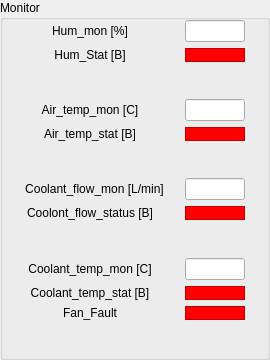
        <widget class="QGroupBox" name="gbMonitor">
         <property name="enabled">
          <bool>true</bool>
         </property>
         <property name="sizePolicy">
          <sizepolicy hsizetype="Minimum" vsizetype="Preferred">
           <horstretch>0</horstretch>
           <verstretch>0</verstretch>
          </sizepolicy>
         </property>
         <property name="minimumSize">
          <size>
           <width>270</width>
           <height>360</height>
          </size>
         </property>
         <property name="maximumSize">
          <size>
           <width>100</width>
           <height>410</height>
          </size>
         </property>
         <property name="sizeIncrement">
          <size>
           <width>0</width>
           <height>0</height>
          </size>
         </property>
         <property name="title">
          <string>Monitor</string>
         </property>
         <widget class="QWidget" name="gridLayoutWidget_2">
          <property name="geometry">
           <rect>
            <x>10</x>
            <y>20</y>
            <width>251</width>
            <height>331</height>
           </rect>
          </property>
          <layout class="QGridLayout" name="gridLayout_2">
           <item row="0" column="0">
            <widget class="QLabel" name="lblHum_mon">
             <property name="sizePolicy">
              <sizepolicy hsizetype="Fixed" vsizetype="Preferred">
               <horstretch>0</horstretch>
               <verstretch>0</verstretch>
              </sizepolicy>
             </property>
             <property name="minimumSize">
              <size>
               <width>130</width>
               <height>0</height>
              </size>
             </property>
             <property name="font">
              <font>
               <weight>50</weight>
               <bold>false</bold>
               <underline>false</underline>
              </font>
             </property>
             <property name="text">
              <string>Hum_mon [%]</string>
             </property>
             <property name="alignment">
              <set>Qt::AlignCenter</set>
             </property>
            </widget>
           </item>
           <item row="1" column="0">
            <widget class="QLabel" name="lblLEDHumstat">
             <property name="sizePolicy">
              <sizepolicy hsizetype="Fixed" vsizetype="Fixed">
               <horstretch>0</horstretch>
               <verstretch>0</verstretch>
              </sizepolicy>
             </property>
             <property name="minimumSize">
              <size>
               <width>130</width>
               <height>0</height>
              </size>
             </property>
             <property name="font">
              <font>
               <weight>50</weight>
               <bold>false</bold>
               <underline>false</underline>
              </font>
             </property>
             <property name="text">
              <string>Hum_Stat [B]</string>
             </property>
             <property name="alignment">
              <set>Qt::AlignCenter</set>
             </property>
            </widget>
           </item>
           <item row="6" column="0">
            <widget class="QLabel" name="lblAirtmp_mon">
             <property name="sizePolicy">
              <sizepolicy hsizetype="Fixed" vsizetype="Preferred">
               <horstretch>0</horstretch>
               <verstretch>0</verstretch>
              </sizepolicy>
             </property>
             <property name="minimumSize">
              <size>
               <width>130</width>
               <height>0</height>
              </size>
             </property>
             <property name="font">
              <font>
               <weight>50</weight>
               <bold>false</bold>
               <underline>false</underline>
              </font>
             </property>
             <property name="text">
              <string>Air_temp_mon [C]</string>
             </property>
             <property name="alignment">
              <set>Qt::AlignCenter</set>
             </property>
            </widget>
           </item>
           <item row="0" column="2">
            <widget class="QLineEdit" name="leHum_mon">
             <property name="enabled">
              <bool>true</bool>
             </property>
             <property name="sizePolicy">
              <sizepolicy hsizetype="Fixed" vsizetype="Fixed">
               <horstretch>0</horstretch>
               <verstretch>0</verstretch>
              </sizepolicy>
             </property>
             <property name="minimumSize">
              <size>
               <width>0</width>
               <height>0</height>
              </size>
             </property>
             <property name="maximumSize">
              <size>
               <width>60</width>
               <height>16777215</height>
              </size>
             </property>
             <property name="readOnly">
              <bool>true</bool>
             </property>
            </widget>
           </item>
           <item row="6" column="2">
            <widget class="QLineEdit" name="leAirtmp_mon">
             <property name="enabled">
              <bool>true</bool>
             </property>
             <property name="sizePolicy">
              <sizepolicy hsizetype="Fixed" vsizetype="Fixed">
               <horstretch>0</horstretch>
               <verstretch>0</verstretch>
              </sizepolicy>
             </property>
             <property name="minimumSize">
              <size>
               <width>0</width>
               <height>0</height>
              </size>
             </property>
             <property name="maximumSize">
              <size>
               <width>60</width>
               <height>16777215</height>
              </size>
             </property>
             <property name="readOnly">
              <bool>true</bool>
             </property>
            </widget>
           </item>
           <item row="8" column="0">
            <widget class="QLabel" name="lblLEDAirTmpStat">
             <property name="sizePolicy">
              <sizepolicy hsizetype="Fixed" vsizetype="Preferred">
               <horstretch>0</horstretch>
               <verstretch>0</verstretch>
              </sizepolicy>
             </property>
             <property name="minimumSize">
              <size>
               <width>130</width>
               <height>0</height>
              </size>
             </property>
             <property name="font">
              <font>
               <weight>50</weight>
               <bold>false</bold>
               <underline>false</underline>
              </font>
             </property>
             <property name="mouseTracking">
              <bool>false</bool>
             </property>
             <property name="text">
              <string>Air_temp_stat [B]</string>
             </property>
             <property name="alignment">
              <set>Qt::AlignCenter</set>
             </property>
            </widget>
           </item>
           <item row="11" column="0">
            <widget class="QLabel" name="lblCoolant_flow_mon">
             <property name="sizePolicy">
              <sizepolicy hsizetype="Fixed" vsizetype="Preferred">
               <horstretch>0</horstretch>
               <verstretch>0</verstretch>
              </sizepolicy>
             </property>
             <property name="minimumSize">
              <size>
               <width>130</width>
               <height>0</height>
              </size>
             </property>
             <property name="font">
              <font>
               <weight>50</weight>
               <bold>false</bold>
               <underline>false</underline>
              </font>
             </property>
             <property name="text">
              <string>Coolant_flow_mon [L/min]</string>
             </property>
             <property name="alignment">
              <set>Qt::AlignCenter</set>
             </property>
            </widget>
           </item>
           <item row="12" column="0">
            <widget class="QLabel" name="lblLEDCoolFlowStat">
             <property name="sizePolicy">
              <sizepolicy hsizetype="Fixed" vsizetype="Preferred">
               <horstretch>0</horstretch>
               <verstretch>0</verstretch>
              </sizepolicy>
             </property>
             <property name="minimumSize">
              <size>
               <width>130</width>
               <height>0</height>
              </size>
             </property>
             <property name="font">
              <font>
               <weight>50</weight>
               <bold>false</bold>
               <underline>false</underline>
              </font>
             </property>
             <property name="text">
              <string>Coolont_flow_status [B]</string>
             </property>
             <property name="alignment">
              <set>Qt::AlignCenter</set>
             </property>
            </widget>
           </item>
           <item row="15" column="0">
            <widget class="QLabel" name="lblCoolant_temp_mon">
             <property name="sizePolicy">
              <sizepolicy hsizetype="Fixed" vsizetype="Preferred">
               <horstretch>0</horstretch>
               <verstretch>0</verstretch>
              </sizepolicy>
             </property>
             <property name="minimumSize">
              <size>
               <width>130</width>
               <height>0</height>
              </size>
             </property>
             <property name="font">
              <font>
               <weight>50</weight>
               <bold>false</bold>
               <underline>false</underline>
              </font>
             </property>
             <property name="text">
              <string>Coolant_temp_mon [C]</string>
             </property>
             <property name="alignment">
              <set>Qt::AlignCenter</set>
             </property>
            </widget>
           </item>
           <item row="17" column="0">
            <widget class="QLabel" name="lblLEDCoolTempStat">
             <property name="sizePolicy">
              <sizepolicy hsizetype="Fixed" vsizetype="Preferred">
               <horstretch>0</horstretch>
               <verstretch>0</verstretch>
              </sizepolicy>
             </property>
             <property name="minimumSize">
              <size>
               <width>130</width>
               <height>0</height>
              </size>
             </property>
             <property name="font">
              <font>
               <weight>50</weight>
               <bold>false</bold>
               <underline>false</underline>
              </font>
             </property>
             <property name="text">
              <string>Coolant_temp_stat [B]</string>
             </property>
             <property name="alignment">
              <set>Qt::AlignCenter</set>
             </property>
            </widget>
           </item>
           <item row="11" column="2">
            <widget class="QLineEdit" name="leCoolant_flow_mon">
             <property name="enabled">
              <bool>true</bool>
             </property>
             <property name="sizePolicy">
              <sizepolicy hsizetype="Fixed" vsizetype="Fixed">
               <horstretch>0</horstretch>
               <verstretch>0</verstretch>
              </sizepolicy>
             </property>
             <property name="minimumSize">
              <size>
               <width>0</width>
               <height>0</height>
              </size>
             </property>
             <property name="maximumSize">
              <size>
               <width>60</width>
               <height>16777215</height>
              </size>
             </property>
             <property name="readOnly">
              <bool>true</bool>
             </property>
            </widget>
           </item>
           <item row="15" column="2">
            <widget class="QLineEdit" name="leCoolant_stat">
             <property name="enabled">
              <bool>true</bool>
             </property>
             <property name="sizePolicy">
              <sizepolicy hsizetype="Fixed" vsizetype="Fixed">
               <horstretch>0</horstretch>
               <verstretch>0</verstretch>
              </sizepolicy>
             </property>
             <property name="minimumSize">
              <size>
               <width>0</width>
               <height>0</height>
              </size>
             </property>
             <property name="maximumSize">
              <size>
               <width>60</width>
               <height>16777215</height>
              </size>
             </property>
             <property name="readOnly">
              <bool>true</bool>
             </property>
            </widget>
           </item>
           <item row="13" column="0">
            <spacer name="verticalSpacer_5">
             <property name="font">
              <font>
               <weight>50</weight>
               <bold>false</bold>
               <underline>false</underline>
              </font>
             </property>
             <property name="orientation">
              <enum>Qt::Vertical</enum>
             </property>
             <property name="sizeHint" stdset="0">
              <size>
               <width>20</width>
               <height>40</height>
              </size>
             </property>
            </spacer>
           </item>
           <item row="10" column="0">
            <spacer name="verticalSpacer_3">
             <property name="font">
              <font>
               <weight>50</weight>
               <bold>false</bold>
               <underline>false</underline>
              </font>
             </property>
             <property name="orientation">
              <enum>Qt::Vertical</enum>
             </property>
             <property name="sizeHint" stdset="0">
              <size>
               <width>20</width>
               <height>40</height>
              </size>
             </property>
            </spacer>
           </item>
           <item row="1" column="2">
            <widget class="QFrame" name="frmHumidityStatus">
             <property name="autoFillBackground">
              <bool>false</bool>
             </property>
             <property name="styleSheet">
              <string notr="true">
background-color: rgb(255, 0, 0);</string>
             </property>
             <property name="frameShape">
              <enum>QFrame::StyledPanel</enum>
             </property>
             <property name="frameShadow">
              <enum>QFrame::Raised</enum>
             </property>
            </widget>
           </item>
           <item row="8" column="2">
            <widget class="QFrame" name="frmAirTempStatus">
             <property name="autoFillBackground">
              <bool>false</bool>
             </property>
             <property name="styleSheet">
              <string notr="true">
background-color: rgb(255, 0, 0);</string>
             </property>
             <property name="frameShape">
              <enum>QFrame::StyledPanel</enum>
             </property>
             <property name="frameShadow">
              <enum>QFrame::Raised</enum>
             </property>
            </widget>
           </item>
           <item row="12" column="2">
            <widget class="QFrame" name="frmCoolantFlowStatus">
             <property name="autoFillBackground">
              <bool>false</bool>
             </property>
             <property name="styleSheet">
              <string notr="true">
background-color: rgb(255, 0, 0);</string>
             </property>
             <property name="frameShape">
              <enum>QFrame::StyledPanel</enum>
             </property>
             <property name="frameShadow">
              <enum>QFrame::Raised</enum>
             </property>
            </widget>
           </item>
           <item row="17" column="2">
            <widget class="QFrame" name="frmCoolantTempStatus">
             <property name="autoFillBackground">
              <bool>false</bool>
             </property>
             <property name="styleSheet">
              <string notr="true">
background-color: rgb(255, 0, 0);</string>
             </property>
             <property name="frameShape">
              <enum>QFrame::StyledPanel</enum>
             </property>
             <property name="frameShadow">
              <enum>QFrame::Raised</enum>
             </property>
            </widget>
           </item>
           <item row="2" column="0">
            <spacer name="verticalSpacer_7">
             <property name="font">
              <font>
               <weight>50</weight>
               <bold>false</bold>
               <underline>false</underline>
              </font>
             </property>
             <property name="orientation">
              <enum>Qt::Vertical</enum>
             </property>
             <property name="sizeHint" stdset="0">
              <size>
               <width>20</width>
               <height>40</height>
              </size>
             </property>
            </spacer>
           </item>
           <item row="18" column="2">
            <widget class="QFrame" name="FrmFanFault">
             <property name="autoFillBackground">
              <bool>false</bool>
             </property>
             <property name="styleSheet">
              <string notr="true">
background-color: rgb(255, 0, 0);</string>
             </property>
             <property name="frameShape">
              <enum>QFrame::StyledPanel</enum>
             </property>
             <property name="frameShadow">
              <enum>QFrame::Raised</enum>
             </property>
            </widget>
           </item>
           <item row="18" column="0">
            <widget class="QLabel" name="lblLEDFanFault">
             <property name="sizePolicy">
              <sizepolicy hsizetype="Fixed" vsizetype="Preferred">
               <horstretch>0</horstretch>
               <verstretch>0</verstretch>
              </sizepolicy>
             </property>
             <property name="minimumSize">
              <size>
               <width>130</width>
               <height>0</height>
              </size>
             </property>
             <property name="font">
              <font>
               <weight>50</weight>
               <bold>false</bold>
               <underline>false</underline>
              </font>
             </property>
             <property name="text">
              <string>Fan_Fault</string>
             </property>
             <property name="alignment">
              <set>Qt::AlignCenter</set>
             </property>
            </widget>
           </item>
           <item row="19" column="0">
            <spacer name="verticalSpacer_6">
             <property name="font">
              <font>
               <weight>50</weight>
               <bold>false</bold>
               <underline>false</underline>
              </font>
             </property>
             <property name="orientation">
              <enum>Qt::Vertical</enum>
             </property>
             <property name="sizeHint" stdset="0">
              <size>
               <width>20</width>
               <height>40</height>
              </size>
             </property>
            </spacer>
           </item>
          </layout>
         </widget>
        </widget>
